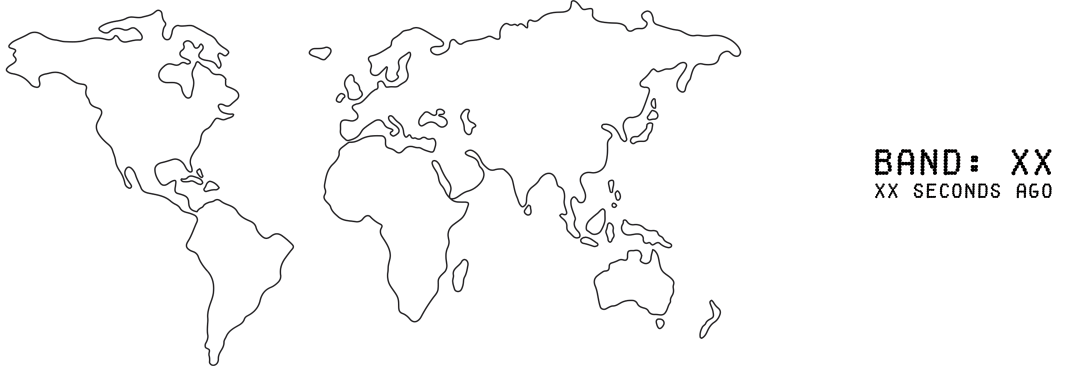
#> input picture Background-Template.png, 2130 x 732 px (shown at 1/2 size)
$ python createSVG-8.py
#> lines starting #> are read from the running program, lines starting #| are printed output that depends on the picture
import numpy as np
from scipy.interpolate import splprep, splev
from shapely.geometry import LineString, Polygon
import matplotlib.pyplot as plt
import matplotlib.image as mpimg  # Import for loading the background image

# Function to densify paths by adding intermediate points
def densify_path(coords, interval=10):
    if len(coords) < 2:  # Skip invalid geometries
        return coords
    line = LineString(coords)
    num_points = int(line.length / interval) + 1
    return [line.interpolate(float(i) / num_points, normalized=True).coords[0] for i in range(num_points + 1)]

# Adjusted interpolate_path to ensure sufficient points
def interpolate_path(coords, num_points=100):
    if len(coords) < 4:  # Ensure sufficient points for interpolation
        coords = densify_path(coords, interval=10)  # Add intermediate points
    if len(coords) < 4:  # Double-check after densification
        return np.array(coords)  # Skip interpolation if still insufficient
    coords = np.array(coords)
    tck, _ = splprep([coords[:, 0], coords[:, 1]], s=0, per=True)
    new_coords = splev(np.linspace(0, 1, num_points), tck)
    return np.column_stack(new_coords)

# Function to rotate points by 90 degrees counterclockwise
def rotate_90_counterclockwise(x, y):
    # Scale the x and y values before rotation
    scaled_x = x * (1 + scale_x)
    scaled_y = y * (1 + scale_y)
    return -scaled_y, scaled_x  # Rotate 90 degrees counterclockwise

# Function to create a smoothed thickened polygon for lines
def create_smoothed_thickened_polygon(coords, thickness=20, num_points=100):
    if len(coords) != 2:  # Ensure it's a two-point line
        return None
    line = LineString(coords)
    thickened_polygon = line.buffer(thickness, cap_style=2, join_style=2)  # Create a thickened polygon
    if not thickened_polygon.is_empty:
        # Apply interpolation for smoothing
        smoothed_coords = interpolate_path(list(thickened_polygon.exterior.coords), num_points=num_points)
        return Polygon(smoothed_coords)
    return None

# Function to handle isolated data points and plot them as circles with radius 0.1
def draw_interpolated_smoothed_paths_with_circles(data, colors, ax):
    all_x = []
    all_y = []

    for zone in data["zones"]:
        for signal_type in colors:
            if signal_type in zone:
                paths = zone[signal_type]
                if isinstance(paths[0][0], list):  # Nested case
                    for sub_path in paths:
                        # Rotate and collect coordinates
                        rotated_coords = [
                            rotate_90_counterclockwise(point[0] * 200 + 400, point[1] * -200 + 300)
                            for point in sub_path
                        ]
                        if len(rotated_coords) == 1:  # Isolated data point
                            x, y = rotated_coords[0]
                            circle = plt.Circle((x, y), 20, linewidth=None, color=colors[signal_type], alpha=0.6, label=signal_type if not ax.get_legend_handles_labels()[1].count(signal_type) else "")
                            ax.add_patch(circle)
                            all_x.append(x)
                            all_y.append(y)
                        elif len(rotated_coords) == 2:  # Two-point line case
                            smoothed_polygon = create_smoothed_thickened_polygon(
                                rotated_coords, thickness=20, num_points=100
                            )
                            if smoothed_polygon:
                                x, y = smoothed_polygon.exterior.xy
                                ax.fill(x, y, linewidth=None, color=colors[signal_type], alpha=0.4, label=signal_type if not ax.get_legend_handles_labels()[1].count(signal_type) else "")
                                all_x.extend(x)
                                all_y.extend(y)
                        else:
                            # Close the polygon if not already closed
                            if rotated_coords[0] != rotated_coords[-1]:
                                rotated_coords.append(rotated_coords[0])
                            # Interpolate to ensure smoothness
                            interpolated_coords = interpolate_path(rotated_coords, num_points=100)
                            x, y = interpolated_coords[:, 0], interpolated_coords[:, 1]
                            ax.fill(x, y, linewidth=None, color=colors[signal_type], alpha=0.4, label=signal_type if not ax.get_legend_handles_labels()[1].count(signal_type) else "")
                            all_x.extend(x)
                            all_y.extend(y)
                else:  # Single path case or isolated point
                    rotated_coords = [
                        rotate_90_counterclockwise(point[0] * 200 + 400, point[1] * -200 + 300)
                        for point in paths
                    ]
                    if len(rotated_coords) == 1:  # Isolated data point
                        x, y = rotated_coords[0]
                        circle = plt.Circle((x, y), 10, linewidth=None, color=colors[signal_type], alpha=0.6, label=signal_type if not ax.get_legend_handles_labels()[1].count(signal_type) else "")
                        ax.add_patch(circle)
                        all_x.append(x)
                        all_y.append(y)
                    elif len(rotated_coords) == 2:  # Two-point line case
                        smoothed_polygon = create_smoothed_thickened_polygon(
                            rotated_coords, thickness=20, num_points=100
                        )
                        if smoothed_polygon:
                            x, y = smoothed_polygon.exterior.xy
                            ax.fill(x, y, linewidth=None, color=colors[signal_type], alpha=0.4, label=signal_type if not ax.get_legend_handles_labels()[1].count(signal_type) else "")
                            all_x.extend(x)
                            all_y.extend(y)
                    elif len(rotated_coords) >= 3:  # Polygon or multi-point case
                        if rotated_coords[0] != rotated_coords[-1]:
                            rotated_coords.append(rotated_coords[0])
                        interpolated_coords = interpolate_path(rotated_coords, num_points=100)
                        x, y = interpolated_coords[:, 0], interpolated_coords[:, 1]
                        ax.fill(x, y, linewidth=None, color=colors[signal_type], alpha=0.4, label=signal_type if not ax.get_legend_handles_labels()[1].count(signal_type) else "")
                        all_x.extend(x)
                        all_y.extend(y)

    # Adjust axis limits
    xlim = min(all_x) - 50, max(all_x) + 50
    ylim = min(all_y) - 50, max(all_y) + 50
    ax.set_xlim(xlim)
    ax.set_ylim(ylim)

# Example data and colors (replace 'data' with your actual JSON input)
colors = {
    "cw_perimeter": "#CCCCCC",
    "digital_perimeter": "#CCCCCC",
    "ssb_perimeter": "#CCCCCC"
}

scale_x = 1.2  # 180%
scale_y = 1.18  # 118%

data = {"zones":[{"id":"6084379_0","band":28,"is_muf":False,"digital_perimeter":[[-0.576,1.99]]},{"id":"6089372_0","band":28,"is_muf":False,"cw_perimeter":[[[-0.456,0.487]]],"digital_perimeter":[[-0.456,0.487],[-0.445,0.539]]},{"id":"6089578_0","band":28,"is_muf":False,"cw_perimeter":[[[-0.443,-0.859]]]},{"id":"6089889_0","band":28,"is_muf":False,"cw_perimeter":[[[-0.309,3.097]]]},{"id":"6085953_0","band":28,"is_muf":False,"cw_perimeter":[[[0.23,1.353]]]},{"id":"6090261_0","band":28,"is_muf":False,"ssb_perimeter":[[[0.384,0.785],[0.384,0.89],[0.419,1.047],[0.454,0.995],[0.454,0.89],[0.559,0.628],[0.663,0.785],[0.698,0.838],[0.768,0.838],[0.803,0.785],[0.768,0.733],[0.698,0.733],[0.593,0.576],[0.559,0.524],[0.524,0.576],[0.419,0.733]]]},{"id":"6090156_0","band":28,"is_muf":False,"ssb_perimeter":[[[0.62,1.971]]],"cw_perimeter":[[[0.454,2.147],[0.489,2.199],[0.524,2.251],[0.559,2.304],[0.628,2.304],[0.663,2.251],[0.698,2.094],[0.733,2.042],[0.698,1.99],[0.663,1.937],[0.628,1.885],[0.593,1.937],[0.489,2.094]]],"digital_perimeter":[[0.384,1.937],[0.419,1.99],[0.454,2.147],[0.489,2.199],[0.524,2.251],[0.559,2.304],[0.593,2.356],[0.628,2.409],[0.663,2.356],[0.663,2.251],[0.698,2.094],[0.733,2.042],[0.698,1.99],[0.663,1.937],[0.628,1.885],[0.593,1.937],[0.559,1.99],[0.454,1.937],[0.419,1.885]]},{"id":"6090261_1","band":28,"is_muf":False,"ssb_perimeter":[[[0.663,-0.488]],[[0.663,-0.052],[0.663,0.052],[0.698,0.105],[0.803,0.262],[0.838,0.314],[0.977,0.314],[1.082,0.262],[1.117,0.209],[1.152,0.157],[1.117,0.105],[0.977,0.105],[0.942,-0.052],[0.908,-0.105],[0.838,-0.105],[0.698,-0.105]],[[0.992,0.93]]],"cw_perimeter":[[[0.454,-0.262],[0.489,-0.209],[0.559,-0.209],[0.593,-0.157],[0.628,-0.105],[0.663,0.052],[0.663,0.262],[0.698,0.314],[0.838,0.314],[0.873,0.367],[0.908,0.419],[0.942,0.471],[0.942,0.681],[0.977,0.942],[1.012,0.89],[1.012,0.681],[1.047,0.628],[1.082,0.576],[1.082,0.471],[1.117,0.209],[1.152,0.157],[1.117,0.105],[1.047,0.105],[1.012,-0.052],[1.012,-0.157],[0.977,-0.209],[0.942,-0.157],[0.838,-0.105],[0.803,-0.157],[0.768,-0.209],[0.628,-0.209],[0.593,-0.262],[0.628,-0.419],[0.663,-0.471],[0.628,-0.524],[0.593,-0.471],[0.489,-0.314]]],"digital_perimeter":[[0.454,-0.262],[0.489,-0.209],[0.559,-0.209],[0.593,-0.052],[0.628,0.0],[0.663,0.052],[0.663,0.262],[0.698,0.314],[0.803,0.367],[0.838,0.419],[0.908,0.419],[0.942,0.471],[0.942,0.681],[0.977,0.942],[1.012,0.89],[1.012,0.681],[1.047,0.628],[1.082,0.576],[1.082,0.471],[1.117,0.209],[1.152,0.157],[1.117,0.105],[1.082,0.052],[1.047,0.0],[1.012,-0.157],[0.977,-0.209],[0.942,-0.157],[0.838,-0.105],[0.803,-0.157],[0.768,-0.209],[0.698,-0.209],[0.593,-0.262],[0.628,-0.419],[0.663,-0.471],[0.628,-0.524],[0.593,-0.471],[0.489,-0.314]]},{"id":"6090190_0","band":28,"is_muf":False,"digital_perimeter":[[0.742,-1.241],[0.735,-1.238]]},{"id":"6090261_2","band":28,"is_muf":False,"cw_perimeter":[[[0.907,1.221]]]},{"id":"6090261_3","band":28,"is_muf":False,"digital_perimeter":[[0.936,1.524]]},{"id":"6090026_0","band":28,"is_muf":False,"digital_perimeter":[[0.913,1.82]]}]}
# Plot setup for isolated points with circles
fig, ax = plt.subplots(figsize=(10, 6))
ax.set_aspect('equal')
ax.set_title("Map with Circles (Radius 0.1) for Isolated Points")
ax.set_xlabel("Longitude (rotated)")
ax.set_ylabel("Latitude (rotated)")

# Draw interpolated and smoothed paths, with circles for isolated points
draw_interpolated_smoothed_paths_with_circles(data, colors, ax)

# Load the background image
background_image = mpimg.imread("Background-Template.png")  # Load the PNG file
#> background_image is the input picture: shape (732, 2130, 3) float32; mean R, G, B 0.977, 0.977, 0.977

pos = ax.get_position()
pos.x0=0
pos.y0=0
pos.x1=1
pos.y1=1

imgax = fig.add_axes(pos,     # new axes with same position
    label='image',                          # label to ensure imgaxes is different from a
    zorder=-1,                              # put image below the plot
    xticks=[], yticks=[])                   # remove the ticks
imgax.axis('off')
imgax.imshow(background_image, origin='upper',  aspect='equal')  # Set background with scaling

# Add legend
ax.legend(loc='upper right')
ax.patch.set_alpha(0.0)
plt.show()
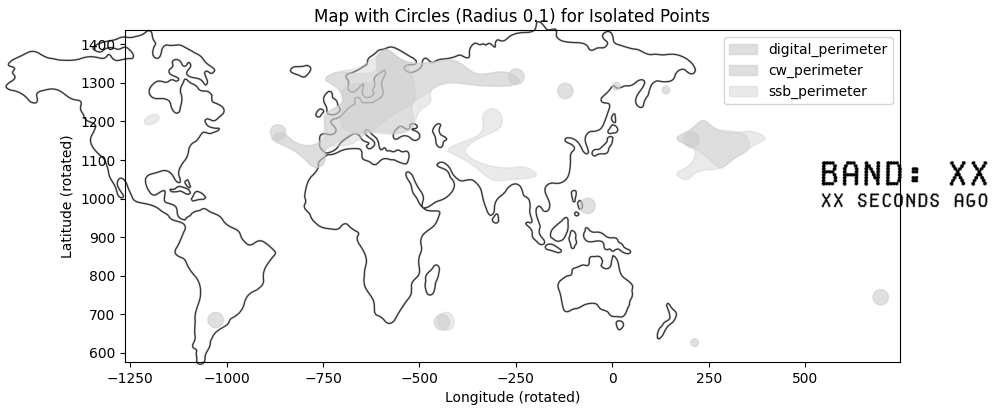
#> figure drawn by matplotlib, 2 panels
